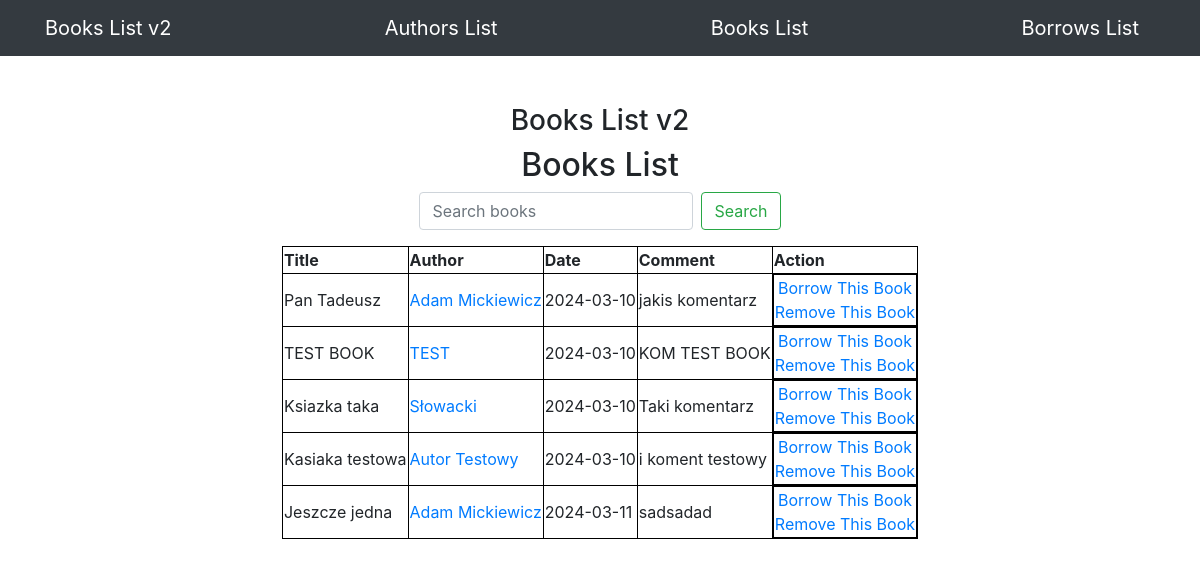
The page /books/ on the database its author committed.
### app/models.py (models this page shows, shortened)
class Book(db.Model):
    id = db.Column(db.Integer, primary_key=True)
    title = db.Column(db.String(100), index=True)
    date = db.Column(db.String(100), index=True, default=datetime.today().strftime('%Y-%m-%d'))
    comment = db.Column(db.String(100), index=True)
    author_id = db.Column(db.Integer, db.ForeignKey('author.id'))
    borrows = db.relationship("Borrow", back_populates="book")

class Author(db.Model):
    id = db.Column(db.Integer, primary_key=True)
    name = db.Column(db.String(100), index=True, unique=True)
    comment = db.Column(db.String(100), index=True)
    books = db.relationship("Book", backref="author")

### app/routes.py (the view)
@app.route('/books/', methods=["GET"])
def books_view():
    author_name = request.args.get('author')
    search_query = request.args.get('search')
    author = None
    if author_name:
        author = Author.query.filter_by(name=author_name).first()
        if author:
            books = Book.query.filter_by(author_id=author.id).all()
        else:
            books = []
    elif search_query:
        books = Book.query.filter(Book.title.ilike(f"%{search_query}%")).all()
    else:
        books = Book.query.all()
    return render_template("books.html", author=author, search=search_query, books=books)

### app/templates/books.html (shortened to what this page needs)
{% extends "base.html" %}
{% block content %}
<div class="d-flex flex-column justify-content-center align-items-center">
    <div class="col-lg-12 text-center d-flex flex-column justify-content-center align-items-center">
        <h3 class="mt-5">Books List v2</h3>
        <h2>Books List</h2>
        <form class="form-inline mb-3" action="/books/" method="GET">
            <input class="form-control mr-sm-2" type="text" value="{% if search_query %}{{ search_query }}{% endif %}" placeholder="Search books" aria-label="Search books" name="search">
            <button class="btn btn-outline-success" type="submit">Search</button>
        </form>
    </div>
    {% if books %}
    <table class="mb-5">
        <thead>
        <th>Title</th>
        <th>Author</th>
        <th>Date</th>
        <th>Comment</th>
        <th>Action</th>
        </thead>
        {% for book in books %}
        <tr>
            <td>{{ book.title }}</a></td>
            <td><a href="/books/?author={{ book.author.name }}">{{ book.author.name }}</a></td>
            <td>{{ book.date }}</td>
            <td>{{ book.comment }}</td>
            <td class="d-flex flex-column justify-content-center align-items-center">
                <a href="/addborrow/{{ loop.index }}">Borrow This Book</a>
                <a href="/removebook/{{ book.id }}">Remove This Book</a>
            </td>
        </tr>
        {% endfor %}
    {% else %}
        <h3>Nothing was found.</h3>
    {% endif %}
    </table>
</div>
{% endblock %}

### app/templates/base.html (style rules this page uses)
table, th, tr, td { border: 1px solid black; }

### rows shown on the page
Book: title "Pan Tadeusz", author.name "Adam Mickiewicz", date "2024-03-10", comment "jakis komentarz"
Book: title "TEST BOOK", author.name "TEST", date "2024-03-10", comment "KOM TEST BOOK"
Book: title "Ksiazka taka", author.name "Słowacki", date "2024-03-10", comment "Taki komentarz"
Book: title "Kasiaka testowa", author.name "Autor Testowy", date "2024-03-10", comment "i koment testowy"
Book: title "Jeszcze jedna", author.name "Adam Mickiewicz", date "2024-03-11", comment "sadsadad"
